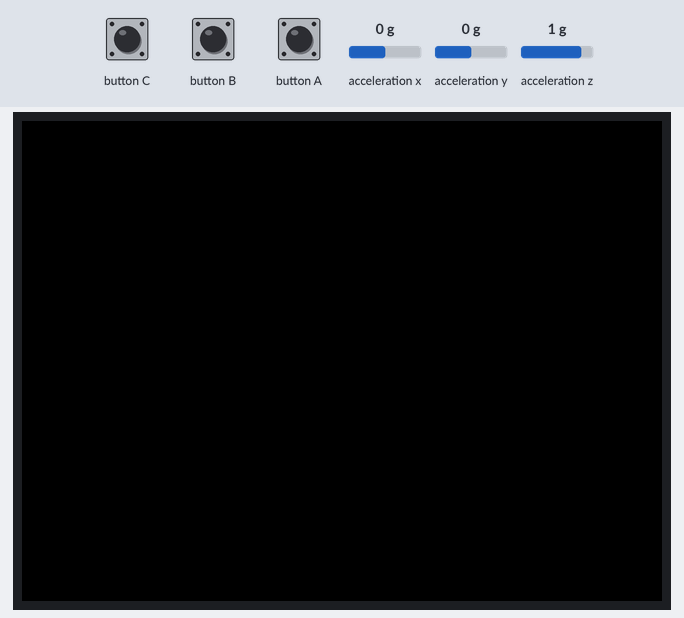
Bench run of a sketch on a simulated ESP32. On the bench: 320×240 colour display. The test bench sets the inputs (shaded band); at power-on: acceleration x 0 g, acceleration y 0 g, acceleration z 1 g. Storage starts empty.

Above: at 1.3 s.
1.4 s: button A pressed for 0.15 s
At 3.5 s:
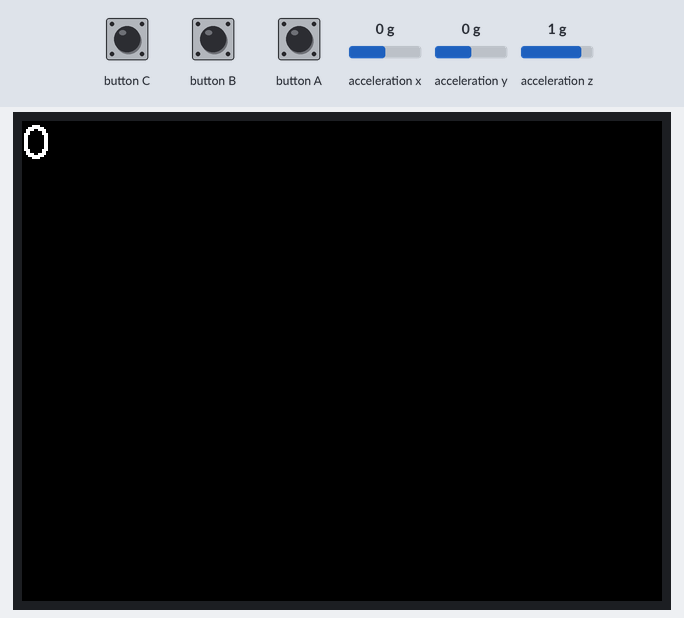
3.9 s: button A pressed for 1 s
At 4.3 s:
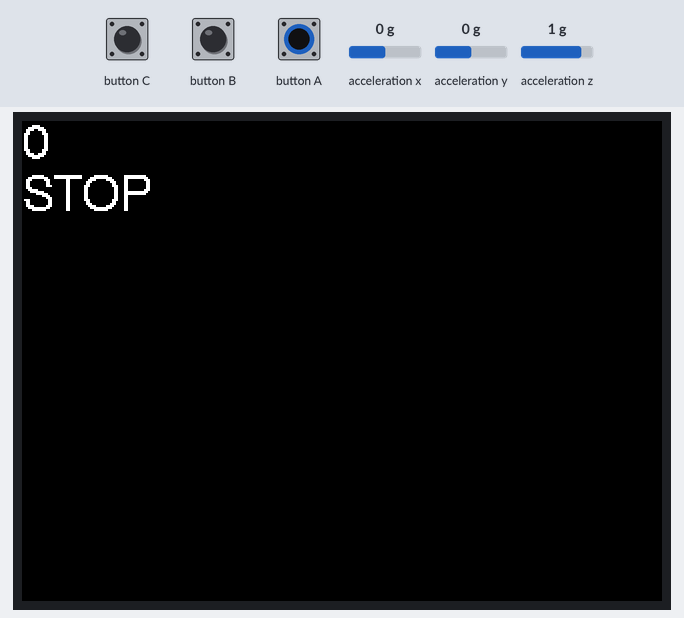
6.4 s: button A pressed for 3.2 s
At 7.7 s:
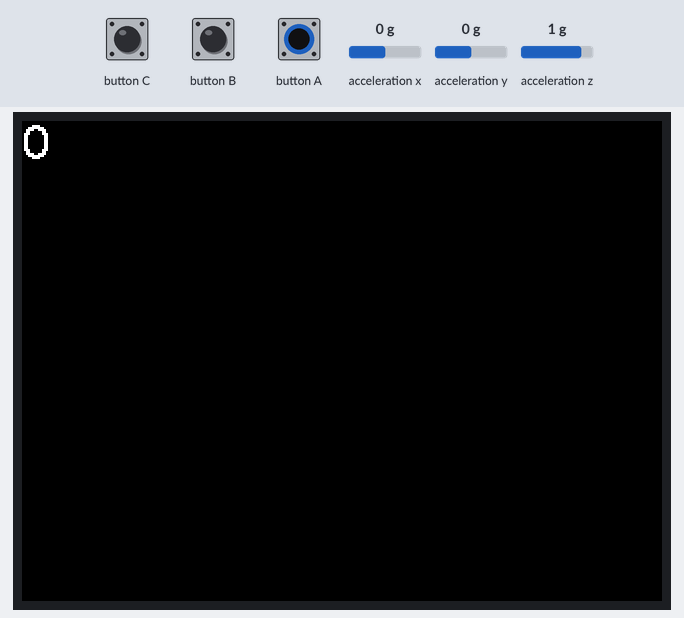
Timing chart, 0 to 9.4 s (numbered marks = the images above; inputs shaded):
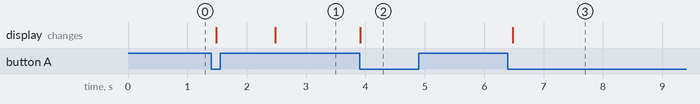

Measured:
- after the input at 1.4 s, the display: first changes after 0.08 s (image 1 shows a later state)
- after the input at 3.9 s, the display: changes at once (image 2)
- after the input at 6.4 s, the display: changes after 0.08 s (image 3)

The sketch:

SD_6axis.ino
```cpp
#define M5STACK_MPU6886
#include <M5Stack.h>
#include "SD.h"

SPIClass SPI2;

unsigned long currentTime;
unsigned long prevTime=0;
unsigned long cnt=0;
unsigned long flag=0;

float accX = 0.0f;
float accY = 0.0f;
float accZ = 0.0f;
float prevX = 0.0f;
float prevY = 0.0f;
float prevZ = 0.0f;

File file;

void setup() {
  M5.begin();
  M5.IMU.Init();
  M5.Lcd.setRotation(3);

  SPI2.begin(0, 36, 26, -1); // SPI初期化
  if(!SD.begin(-1, SPI2)) { // SDカード初期化
    M5.Lcd.println("Card Mount Failed");
    return;
  }
}

void loop() {
  M5.update();

  if(flag==1) {
    M5.IMU.getAccelData(&accX, &accY, &accZ);
    if(accX!=prevX || accY!=prevY || accZ!=prevZ) {
      file.println((String)millis() + "," + (String)accX + "," + (String)accY + "," + (String)accZ);
      cnt++;
      prevX=accX;
      prevY=accY;
      prevZ=accZ;
    }

    currentTime=millis();
    if(currentTime-prevTime>=1000) {
      M5.Lcd.fillScreen(BLACK);
      M5.Lcd.setCursor(0, 0, 4);
      M5.Lcd.println(cnt);
      cnt=0;
      prevTime=currentTime;
    }
  }

  if(M5.BtnA.wasPressed()) {
    flag = (flag+1)%2;
    if(flag==1) {
      file = SD.open("/test1.csv", FILE_WRITE);
    }
    if(flag==0) {
      file.close();
      M5.Lcd.println("STOP");
    }
  }
}
```
